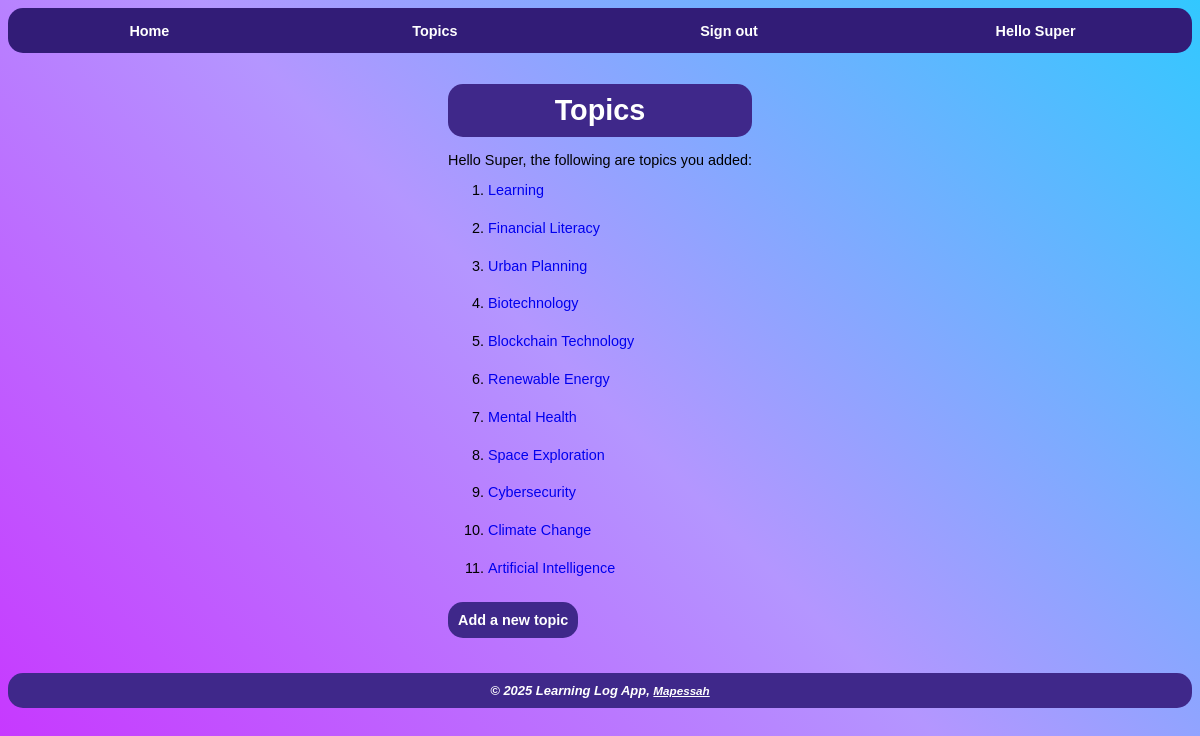
The app's page /topics/ (signed in) with its own data.
### learning_log/models.py (models this page shows, shortened)
class Topic(models.Model):
    text = models.CharField(max_length=200)
    owner = models.ForeignKey(User, on_delete=models.CASCADE)
    date_added = models.DateTimeField(auto_now_add=True)

### learning_log/views.py (the view)
# urls.py: path('topics/', views.topics, name='topics'),
@login_required
def topics(request):
    topics = Topic.objects.filter(owner=request.user).order_by('-date_added')
    context = {'topics': topics}
    return render(request, 'learning_log/topics.html', context)

### learning_log/templates/learning_log/topics.html (shortened to what this page needs)
{% extends 'learning_log/base.html' %}
{% block content %}
    <div id="topics-page">
        <h1>Topics</h1>
        <p>Hello <span id="username">{{ user.username }}</span>, the following are topics you added:</p>
        <ol>
            {% for topic in topics %}
                <li id="topics-as-list">
                    <a href="{% url 'learning_log:topic' topic.id %}">
                        {{ topic.text }}
                    </a>
                </li>
            {% empty %}
                <p> > You haven't added any topics yet!</p>
            {% endfor %}
        </ol>
        <p>
            <a href="{% url 'learning_log:new_topic' %}" id="new-topic-button">Add a new topic</a>
        </p>
    </div>
{% endblock content %}

### learning_log/templates/learning_log/base.html (shortened to what this page needs)
{% load static %}
<!DOCTYPE html>
<html>
    <head>
        <link rel="stylesheet" href="{% static 'learning_log/css/base_styles.css' %}">
    </head>
    <body>
        <div id="body-content">
            <div id="navigation-bar">
                <p>
                    <div id="navigation-item">
                        <a href="{% url 'learning_log:index' %}">Home</a>
                    </div>
                    <div id="navigation-item">
                        <a href="{% url 'learning_log:topics' %}">Topics</a>
                    </div>
                {% if user.is_authenticated %}
                    <div id="navigation-item">
                        <form action="{% url 'accounts:logout' %}" method="post">
                            <button name="submit" id="logout-button">Sign out</button>
                        </form>
                    </div>
                    <div id="navigation-item">Hello <span id="username">{{ user.username }}</span></div>
                {% else %}
                    <div id="navigation-item"><a href="{% url 'accounts:login' %}">Login</a></div>
                    <div id="navigation-item"><a href="{% url 'accounts:register' %}">Register</a></div>
                {% endif %}
                </p>
            </div>
            <div id="block-content">
            {% block content %}
            {% endblock content %}
            </div>
            <div id="footer">
                &copy; 2025 Learning Log App,
                <a href="https://github.com/mapessah/">Mapessah</a>
            </div>
        </div>
    </body>
</html>

### learning_log/static/learning_log/css/base_styles.css (style rules this page uses)
body { background: linear-gradient(45deg, rgb(200,50, 255), rgb(180, 150, 255), rgb(50, 200, 255)); background-attachment: fixed; font-family: 'Franklin Gothic Medium', 'Arial Narrow', Arial, sans-serif; font-size: .9em; }
#block-content { padding: 10px; min-height: 75vh; display: flex; }
#topic-page, #login-form-page, #topics-page, #registration-form-page, #new-topic-form-page { margin: auto; }
#navigation-bar { display: flex; background: rgb(50, 28, 119); height: 1.2cm; border-radius: 15px; }
#navigation-item { margin: auto; }
#navigation-item a, #navigation-bar a, #navigation-item, #logout-button { color: white; font-weight: bold; text-decoration: none; padding: 5px; background: none; border: none; font-size: 1em; }
#footer { background: rgb(63, 40, 138); padding: 10px; text-align: center; border-radius: 15px; }
#footer a, #footer { color: white; font-weight: bold; font-size: .9em; font-style: italic; }
h1, h2, h3 { background-color: rgb(63, 40, 138); color: white; text-align: center; padding: 10px; margin-top: 0; margin-bottom: 0; border-radius: 15px; }
#username { text-transform: capitalize; }
#topics-as-list { height: 1cm; }
#topics-as-list a { text-decoration: none; }
#new-topic-button, #edit-entry-form-button ,#new-entry-form-button, #new-entry-button, #edit-entry-button, #login-form-button, #registration-form-button { background-color: rgb(63, 40, 138); color: white; text-align: center; padding: 10px; text-decoration: none; font-weight: bold; border-radius: 15px; }
form { display:table; }

### records on screen
Topic: text "Learning"
Topic: text "Financial Literacy"
Topic: text "Urban Planning"
Topic: text "Biotechnology"
Topic: text "Blockchain Technology"
Topic: text "Renewable Energy"
Topic: text "Mental Health"
Topic: text "Space Exploration"
Topic: text "Cybersecurity"
Topic: text "Climate Change"
Topic: text "Artificial Intelligence"

### other values on screen
{{ user.username }} "Super"
